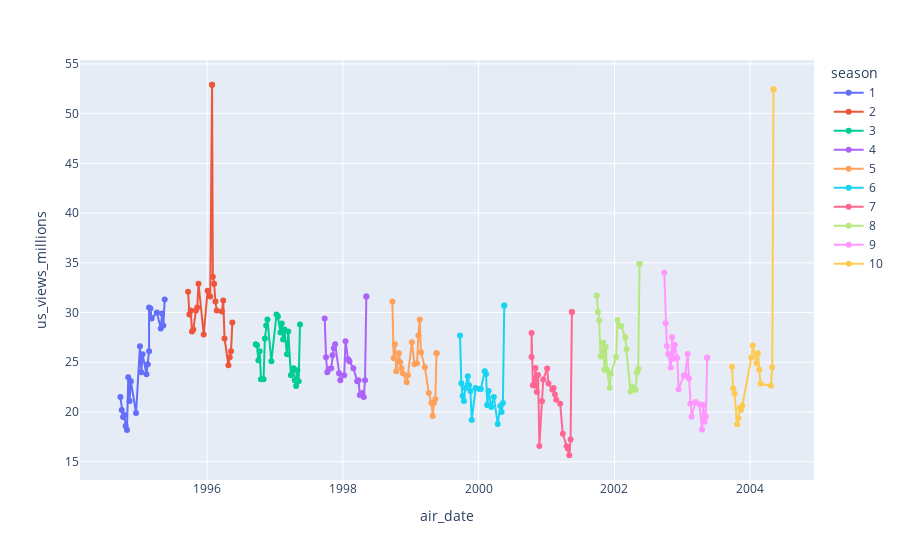

The notebook cell this image was saved under:
### Markdown cell above
### Popularity trend over 10 years

### Code cell
fig=px.line(df, x="air_date", y="us_views_millions", color="season", markers=True)
fig.update_layout(uniformtext_minsize=8, uniformtext_mode='hide')
fig.show()

### Figure 1 — Plotly figure (JSON) as saved in the notebook; plotly's stock layout.template omitted (floating-point values rounded to 4 significant figures)
{"data": [{"hovertemplate": "season=1<br>air_date=%{x}<br>us_views_millions=%{y}<extra></extra>", "legendgroup": "1", "line": {"color": "#636efa", "dash": "solid"}, "marker": {"symbol": "circle"}, "mode": "lines+markers", "name": "1", "orientation": "v", "showlegend": true, "type": "scatter", "x": ["1994-09-22", "1994-09-29", "1994-10-06", "1994-10-13", "1994-10-20", "1994-10-27", "1994-11-03", "1994-11-10", "1994-11-17", "1994-12-15", "1995-01-05", "1995-01-12", "1995-01-19", "1995-02-09", "1995-02-16", "1995-02-23", "1995-02-23", "1995-03-02", "1995-03-09", "1995-04-06", "1995-04-27", "1995-05-04", "1995-05-11", "1995-05-18"], "xaxis": "x", "y": [21.5, 20.2, 19.5, 19.7, 18.6, 18.2, 23.5, 21.1, 23.1, 19.9, 26.6, 24, 25.8, 23.8, 24.8, 26.1, 30.5, 30.4, 29.4, 30, 28.4, 29.9, 28.7, 31.3], "yaxis": "y"}, {"hovertemplate": "season=2<br>air_date=%{x}<br>us_views_millions=%{y}<extra></extra>", "legendgroup": "2", "line": {"color": "#EF553B", "dash": "solid"}, "marker": {"symbol": "circle"}, "mode": "lines+markers", "name": "2", "orientation": "v", "showlegend": true, "type": "scatter", "x": ["1995-09-21", "1995-09-28", "1995-10-05", "1995-10-12", "1995-10-19", "1995-11-02", "1995-11-09", "1995-11-16", "1995-12-14", "1996-01-04", "1996-01-18", "1996-01-28", "1996-01-28", "1996-02-01", "1996-02-08", "1996-02-15", "1996-02-22", "1996-03-21", "1996-03-28", "1996-04-04", "1996-04-25", "1996-05-02", "1996-05-09", "1996-05-16"], "xaxis": "x", "y": [32.1, 29.8, 30.2, 28.1, 28.3, 30.2, 30.5, 32.9, 27.8, 32.2, 31.6, 52.9, 52.9, 33.6, 32.9, 31.1, 30.2, 30.1, 31.2, 27.4, 24.7, 25.5, 26.1, 29], "yaxis": "y"}, {"hovertemplate": "season=3<br>air_date=%{x}<br>us_views_millions=%{y}<extra></extra>", "legendgroup": "3", "line": {"color": "#00cc96", "dash": "solid"}, "marker": {"symbol": "circle"}, "mode": "lines+markers", "name": "3", "orientation": "v", "showlegend": true, "type": "scatter", "x": ["1996-09-19", "1996-09-26", "1996-10-03", "1996-10-10", "1996-10-17", "1996-10-31", "1996-11-07", "1996-11-14", "1996-11-21", "1996-12-12", "1997-01-09", "1997-01-16", "1997-01-30", "1997-02-06", "1997-02-13", "1997-02-20", "1997-03-06", "1997-03-13", "1997-03-27", "1997-04-10", "1997-04-17", "1997-04-24", "1997-05-01", "1997-05-08", "1997-05-15"], "xaxis": "x", "y": [26.8, 26.7, 25.2, 26.1, 23.3, 23.3, 27.4, 28.7, 29.3, 25.1, 29.8, 29.6, 28, 28.9, 27.3, 28.3, 25.8, 28.1, 23.7, 24.4, 23.2, 22.6, 24.2, 23.1, 28.8], "yaxis": "y"}, {"hovertemplate": "season=4<br>air_date=%{x}<br>us_views_millions=%{y}<extra></extra>", "legendgroup": "4", "line": {"color": "#ab63fa", "dash": "solid"}, "marker": {"symbol": "circle"}, "mode": "lines+markers", "name": "4", "orientation": "v", "showlegend": true, "type": "scatter", "x": ["1997-09-25", "1997-10-02", "1997-10-09", "1997-10-16", "1997-10-30", "1997-11-06", "1997-11-13", "1997-11-20", "1997-12-11", "1997-12-18", "1998-01-08", "1998-01-15", "1998-01-29", "1998-02-05", "1998-02-26", "1998-03-19", "1998-03-26", "1998-04-02", "1998-04-09", "1998-04-16", "1998-04-23", "1998-04-30", "1998-05-07", "1998-05-07"], "xaxis": "x", "y": [29.4, 25.5, 24, 24.3, 24.4, 25.7, 26.4, 26.8, 23.9, 23.2, 23.7, 27.1, 25.3, 25.1, 24.4, 23.1, 23.2, 21.7, 21.8, 21.9, 21.5, 23.2, 31.6, 31.6], "yaxis": "y"}, {"hovertemplate": "season=5<br>air_date=%{x}<br>us_views_millions=%{y}<extra></extra>", "legendgroup": "5", "line": {"color": "#FFA15A", "dash": "solid"}, "marker": {"symbol": "circle"}, "mode": "lines+markers", "name": "5", "orientation": "v", "showlegend": true, "type": "scatter", "x": ["1998-09-24", "1998-10-01", "1998-10-08", "1998-10-15", "1998-10-29", "1998-11-05", "1998-11-12", "1998-11-19", "1998-12-10", "1998-12-17", "1999-01-07", "1999-01-21", "1999-02-04", "1999-02-11", "1999-02-18", "1999-02-25", "1999-03-18", "1999-04-08", "1999-04-22", "1999-04-29", "1999-05-06", "1999-05-13", "1999-05-20", "1999-05-20"], "xaxis": "x", "y": [31.1, 25.4, 26.8, 24.1, 25.9, 25, 24.4, 23.9, 23, 23.7, 27, 24.8, 24.9, 27.7, 29.3, 26, 24.5, 21.9, 20.9, 19.6, 20.9, 21.3, 25.9, 25.9], "yaxis": "y"}, {"hovertemplate": "season=6<br>air_date=%{x}<br>us_views_millions=%{y}<extra></extra>", "legendgroup": "6", "line": {"color": "#19d3f3", "dash": "solid"}, "marker": {"symbol": "circle"}, "mode": "lines+markers", "name": "6", "orientation": "v", "showlegend": true, "type": "scatter", "x": ["1999-09-23", "1999-09-30", "1999-10-07", "1999-10-14", "1999-10-21", "1999-11-04", "1999-11-11", "1999-11-18", "1999-11-25", "1999-12-16", "2000-01-06", "2000-01-13", "2000-02-03", "2000-02-10", "2000-02-17", "2000-02-17", "2000-02-24", "2000-03-09", "2000-03-23", "2000-04-13", "2000-04-27", "2000-05-04", "2000-05-11", "2000-05-18", "2000-05-18"], "xaxis": "x", "y": [27.7, 22.9, 21.6, 21.1, 22.4, 23.6, 22.7, 22.1, 19.2, 22.4, 22.3, 22.3, 24.1, 23.8, 20.7, 20.7, 22.1, 20.5, 21.5, 18.8, 20.6, 20, 20.9, 30.7, 30.7], "yaxis": "y"}, {"hovertemplate": "season=7<br>air_date=%{x}<br>us_views_millions=%{y}<extra></extra>", "legendgroup": "7", "line": {"color": "#FF6692", "dash": "solid"}, "marker": {"symbol": "circle"}, "mode": "lines+markers", "name": "7", "orientation": "v", "showlegend": true, "type": "scatter", "x": ["2000-10-12", "2000-10-12", "2000-10-19", "2000-10-26", "2000-11-02", "2000-11-09", "2000-11-16", "2000-11-23", "2000-12-07", "2000-12-14", "2001-01-04", "2001-01-11", "2001-02-01", "2001-02-08", "2001-02-15", "2001-02-22", "2001-03-15", "2001-03-29", "2001-04-19", "2001-04-26", "2001-05-03", "2001-05-10", "2001-05-17", "2001-05-17"], "xaxis": "x", "y": [25.54, 27.93, 22.7, 22.66, 24.43, 22.01, 23.73, 16.57, 21.08, 23.26, 24.37, 22.86, 22.24, 22.4, 21.75, 21.22, 20.84, 17.81, 16.55, 16.3, 15.65, 17.23, 30.05, 30.05], "yaxis": "y"}, {"hovertemplate": "season=8<br>air_date=%{x}<br>us_views_millions=%{y}<extra></extra>", "legendgroup": "8", "line": {"color": "#B6E880", "dash": "solid"}, "marker": {"symbol": "circle"}, "mode": "lines+markers", "name": "8", "orientation": "v", "showlegend": true, "type": "scatter", "x": ["2001-09-27", "2001-10-04", "2001-10-11", "2001-10-18", "2001-10-25", "2001-11-01", "2001-11-08", "2001-11-15", "2001-11-22", "2001-12-06", "2001-12-13", "2002-01-10", "2002-01-17", "2002-01-31", "2002-02-07", "2002-02-28", "2002-03-07", "2002-03-28", "2002-04-04", "2002-04-25", "2002-05-02", "2002-05-09", "2002-05-16", "2002-05-16"], "xaxis": "x", "y": [31.7, 30.04, 29.2, 25.58, 25.64, 26.96, 24.24, 26.54, 24.24, 22.44, 23.85, 25.53, 29.24, 28.64, 28.64, 27.52, 26.3, 22.05, 22.59, 22.24, 23.97, 24.32, 34.91, 34.91], "yaxis": "y"}, {"hovertemplate": "season=9<br>air_date=%{x}<br>us_views_millions=%{y}<extra></extra>", "legendgroup": "9", "line": {"color": "#FF97FF", "dash": "solid"}, "marker": {"symbol": "circle"}, "mode": "lines+markers", "name": "9", "orientation": "v", "showlegend": true, "type": "scatter", "x": ["2002-09-26", "2002-10-03", "2002-10-10", "2002-10-17", "2002-10-31", "2002-11-07", "2002-11-14", "2002-11-21", "2002-12-05", "2002-12-12", "2003-01-09", "2003-01-16", "2003-01-30", "2003-02-06", "2003-02-13", "2003-02-20", "2003-03-13", "2003-04-03", "2003-04-17", "2003-04-24", "2003-05-01", "2003-05-08", "2003-05-15", "2003-05-15"], "xaxis": "x", "y": [34.01, 28.93, 26.63, 25.82, 24.46, 27.51, 25.35, 26.76, 25.43, 22.29, 23.67, 23.66, 25.82, 23.37, 20.85, 19.52, 21, 20.79, 18.25, 20.71, 19.03, 19.55, 25.46, 25.46], "yaxis": "y"}, {"hovertemplate": "season=10<br>air_date=%{x}<br>us_views_millions=%{y}<extra></extra>", "legendgroup": "10", "line": {"color": "#FECB52", "dash": "solid"}, "marker": {"symbol": "circle"}, "mode": "lines+markers", "name": "10", "orientation": "v", "showlegend": true, "type": "scatter", "x": ["2003-09-25", "2003-10-02", "2003-10-09", "2003-10-23", "2003-10-30", "2003-11-06", "2003-11-13", "2003-11-20", "2004-01-08", "2004-01-15", "2004-02-05", "2004-02-12", "2004-02-19", "2004-02-26", "2004-04-22", "2004-04-29", "2004-05-06", "2004-05-06"], "xaxis": "x", "y": [24.54, 22.38, 21.87, 18.77, 19.37, 20.38, 20.21, 20.66, 25.49, 26.68, 24.91, 25.9, 24.27, 22.83, 22.64, 24.51, 52.46, 52.46], "yaxis": "y"}], "layout": {"legend": {"title": {"text": "season"}, "tracegroupgap": 0}, "margin": {"t": 60}, "uniformtext": {"minsize": 8, "mode": "hide"}, "xaxis": {"anchor": "y", "domain": [0, 1], "title": {"text": "air_date"}}, "yaxis": {"anchor": "x", "domain": [0, 1], "title": {"text": "us_views_millions"}}}}
